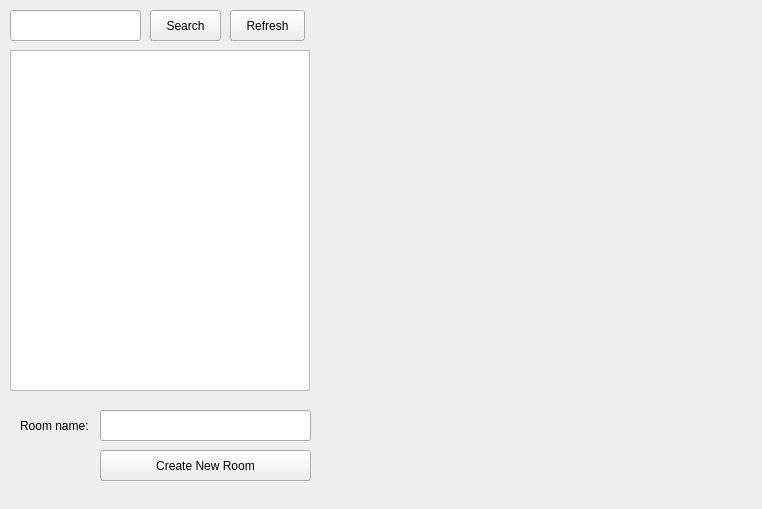
<?xml version="1.0" encoding="UTF-8"?>
<ui version="4.0">
 <class>MenuView</class>
 <widget class="QWidget" name="MenuView">
  <property name="geometry">
   <rect>
    <x>0</x>
    <y>0</y>
    <width>762</width>
    <height>509</height>
   </rect>
  </property>
  <property name="windowTitle">
   <string>Form</string>
  </property>
  <widget class="QListWidget" name="roomlist">
   <property name="geometry">
    <rect>
     <x>10</x>
     <y>50</y>
     <width>300</width>
     <height>341</height>
    </rect>
   </property>
  </widget>
  <widget class="QPushButton" name="bsearch">
   <property name="geometry">
    <rect>
     <x>150</x>
     <y>10</y>
     <width>71</width>
     <height>31</height>
    </rect>
   </property>
   <property name="text">
    <string>Search</string>
   </property>
  </widget>
  <widget class="QPushButton" name="bcreate">
   <property name="geometry">
    <rect>
     <x>100</x>
     <y>450</y>
     <width>211</width>
     <height>31</height>
    </rect>
   </property>
   <property name="text">
    <string>Create New Room</string>
   </property>
  </widget>
  <widget class="QPushButton" name="brefresh">
   <property name="geometry">
    <rect>
     <x>230</x>
     <y>10</y>
     <width>75</width>
     <height>31</height>
    </rect>
   </property>
   <property name="text">
    <string>Refresh</string>
   </property>
  </widget>
  <widget class="QLabel" name="label">
   <property name="geometry">
    <rect>
     <x>20</x>
     <y>410</y>
     <width>81</width>
     <height>31</height>
    </rect>
   </property>
   <property name="text">
    <string>Room name:</string>
   </property>
  </widget>
  <widget class="QLineEdit" name="troomame">
   <property name="geometry">
    <rect>
     <x>100</x>
     <y>410</y>
     <width>211</width>
     <height>31</height>
    </rect>
   </property>
  </widget>
  <widget class="QLineEdit" name="tsearch">
   <property name="geometry">
    <rect>
     <x>10</x>
     <y>10</y>
     <width>131</width>
     <height>31</height>
    </rect>
   </property>
  </widget>
 </widget>
 <resources/>
 <connections/>
</ui>
